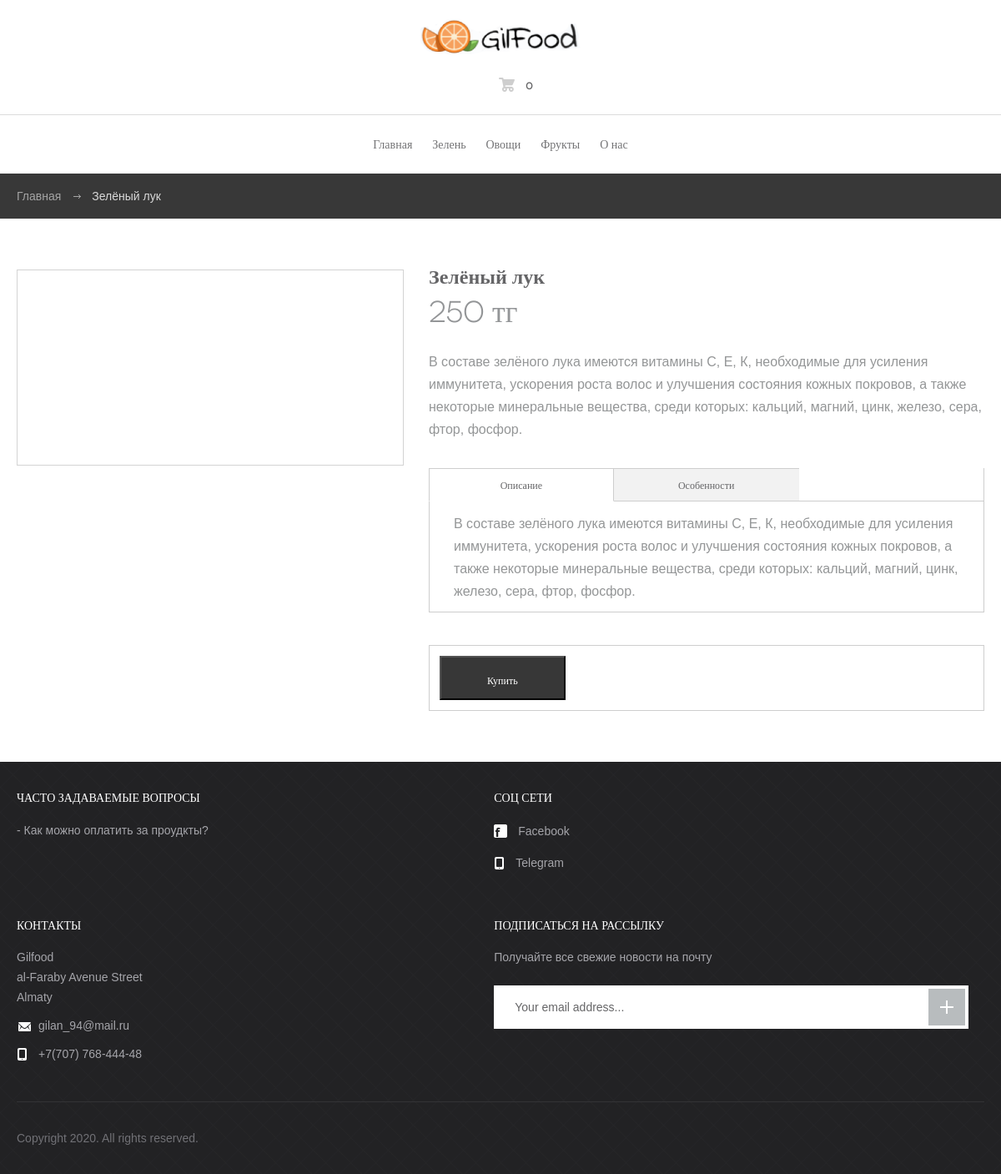
Page /product/1 on the committed database.
### app.py (models this page shows)
class Food(db.Model):
	id = db.Column(db.Integer, primary_key=True)
	category_id = db.Column(db.Integer, db.ForeignKey('category.id'))
	name = db.Column(db.String(80), unique=True, nullable=False)
	img_url = db.Column(db.String(500), unique=False, nullable=False)
	description = db.Column(db.String(1500), unique=False, nullable=False)
	cost = db.Column(db.Integer, nullable=True)
	baskets = db.relationship('Basket', backref='food')

### app.py (the view)
@app.route('/product/<id>')
def food(id):
	food= Food.query.get(id)
	return render_template("product.html", food=food)

### templates/product.html (shortened to what this page needs)
{% extends "layout.html" %}
{% block content %}
	<div id="breadcrumbs">
		<div class="container">
			<ul>
				<li><a href="/">Главная</a></li>
				<li>{{ food.name }}</li>
			</ul>
		</div>
	</div>
	<div id="body">
		<div class="container">
			<div id="content" class="full">
				<div class="product">
					<div class="image">
					</div>
					<div class="details">
						<h1>{{ food.name }}</h1>
						<h4>{{ food.cost }} тг</h4>
						<div class="entry">
							<p>{{ food.description }}</p>
							<div class="tabs">
								<div class="nav">
									<ul>
										<li class="active"><a href="#desc">Описание</a></li>
										<li><a href="#spec">Особенности</a></li>
									</ul>
								</div>
								<div class="tab-content active" id="desc">
									<p>{{ food.description }}</p>
								</div>
							</div>
						</div>
						<form id="form_buying_product" class="form-inline" action="/basket_adding">
						<div class="actions">
							<button type="submit" id="submit_btn" class="btn-grey"
                                    data-product_id = "{{ food.id }}"
                                    data-name ="{{ food.name }}"
                                    data-price ="{{ food.cost }}"
                                >Купить
                                </button>
						</div>
						</form>
					</div>
				</div>
			</div>
		</div>
	</div>
{% endblock %}

### static/css/style.css (style rules this page uses)
html, body, div, span, applet, object, iframe, h1, h2, h3, h4, h5, h6, p, blockquote, pre, a, abbr, acronym, address, big, cite, code, del, dfn, em, img, ins, kbd, q, s, samp, small, strike, strong, sub, sup, tt, var, b, u, i, center, dl, dt, dd, ol, ul, li, fieldset, form, label, legend, table, caption, tbody, tfoot, thead, tr, th, td, article, aside, canvas, details, figcaption, figure, footer, header, hgroup, menu, nav, section, summary, time, mark, audio, video { margin: 0; padding: 0; border: 0; font-size: 100%; font: inherit; vertical-align: baseline; }
*, *:before, *:after { -moz-box-sizing: border-box; -webkit-box-sizing: border-box; box-sizing: border-box; }
input[type=tel], input[type=url], input[type=password], input[type=text], input[type=email], input[type=reset], input[type=button], input[type=submit], button, textarea { -webkit-appearance: none; -webkit-border-radius: 0; }
ol, ul { list-style: none; }
a[href], label[for], select, input[type=checkbox], input[type=radio] { cursor: pointer; }
button, input[type=button], input[type=image], input[type=reset], input[type=submit] { padding: 0; overflow: visible; cursor: pointer; }
.image { width:250px; }
h1, h2, h3, h4, h5, h6 { font-weight: normal; font-family: "Novecentowide"; }
body { font: 16px/30px Arial, Helvetica, sans-serif; color: #949697; background: #fff; -webkit-text-size-adjust: none; min-width: 320px; }
input, textarea, select, button { outline: none; font-family: Arial, Helvetica, sans-serif; }
a { text-decoration: none; color: #666668; }
.container { position: relative; width: 1170px; margin: 0 auto; }
#breadcrumbs { background: #383838; color: #d9d9d9; font-size: 14px; overflow: hidden; padding: 12px 0; }
#breadcrumbs li { float: left; }
#breadcrumbs a { color: #a5a5a5; }
#breadcrumbs li + li:before { content: ""; margin: 13px 13px 0 15px; float: left; background: url(../images/ico_arrow.png) no-repeat; width: 9px; height: 5px; }
#body { padding: 48px 0 31px; }
#content { overflow: hidden; }
#content.full { float: none; width: auto; }
h1 { color: #656567; font-size: 36px; padding-bottom: 17px; line-height: normal; }
.entry a { text-decoration: underline; }
.entry p { padding-bottom: 20px; }
.entry li:first-child { padding-top: 0; }
.entry li { padding-top: 12px; line-height: 24px; }
.btn-grey { display: inline-block; padding: 0 55px; line-height: 53px; font-size: 12px; font-weight: 500; color: #fff; height: 53px; font-family: "Novecentowide"; background-color: #373737; }
.product { overflow: hidden; }
.product .image { float: left; overflow: hidden; width: 570px; height: 570px; margin: 13px 130px 0 0; border: 1px solid #d3d3d3; background-color: #fff; }
.product .details { overflow: hidden; padding-bottom: 12px; }
.product h1 { color: #656567; font-family: "Novecentowide"; font-size: 24px; font-weight: 600; line-height: 30px; padding: 5px 0; }
.product p { line-height: 27px; font-size: 16px; }
.entry .nav { border-right: 1px solid #cecece; overflow: hidden; margin: 13px 0 0 0; }
.entry .nav ul { margin: 0 -1px 0 0; overflow: hidden; }
.entry .nav li:first-child { border-left: 1px solid #cecece; }
.entry .nav li:last-child { border-right: 0; padding-right: 20px; margin-right: -20px; }
.entry .nav li:last-child a { border-right: 0; padding-right: 50px; margin-right: -50px; }
.entry .nav li { border: 1px solid #cecece; float: left; border-left: 0; background: #f2f2f2; width: 33.3%; padding: 0; }
.entry .nav a { display: block; line-height: 38px; text-align: center; padding: 0 20px; height: 38px; text-decoration: none; color: #656567; font-family: "Novecentowide"; font-size: 12px; font-weight: 500; }
.entry .nav .active { position: relative; z-index: 99; background: #fff; border-bottom-color: #fff; }
.entry .tab-content p { padding-bottom: 11px; }
.entry .tab-content { display: none; padding: 13px 29px 0; margin-bottom: 39px; margin-top: -1px; border: 1px solid #cdcdcd; }
.entry .tab-content.active { display: block; }
.details .actions { border: 1px solid #cecece; padding: 12px; margin: 18px 0; overflow: hidden; }
.product h4 { color: #939597; font-family: "Novecentowide"; font-size: 36px; font-weight: 200; line-height: 40px; padding-bottom: 30px; }
@media screen and (max-width: 1220px) { .container { width: auto; padding: 0 20px; } }
@media screen and (max-width: 1220px) { .product .image { width: 40%; margin-right: 30px; height: auto; } }

### rows in the picture
Food: name "Зелёный лук", cost "250", description "В составе зелёного лука имеются витамины С, Е, К, необходимые для усиления иммунитета, ускорения роста волос и улучшения состояния кожных покровов, а также некоторые минеральные вещества, среди которых: кальций, магний, цинк, железо, сера, фтор, фосфор."
